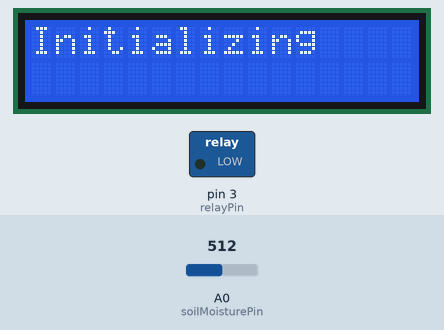
This sketch was run on a simulated Arduino Uno, built with avr-gcc and run on an emulated ATmega328P. Parts: 16×2 character LCD, switched loads named in the sketch (green lamp = pin HIGH). Inputs (shaded band) come from the test bench; at power-on: A0 (soilMoisturePin) = 512. What the sketch prints to the serial monitor is not drawn.

Above: at 2.1 s.
At 10.3 s:
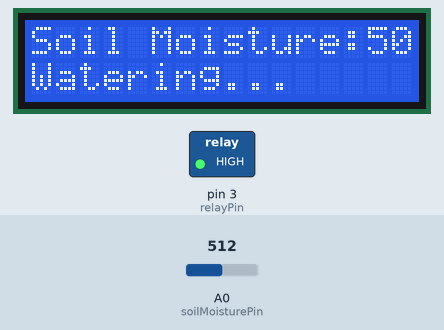
10.4 s: A0 (soilMoisturePin) set to 1013
At 16.5 s:
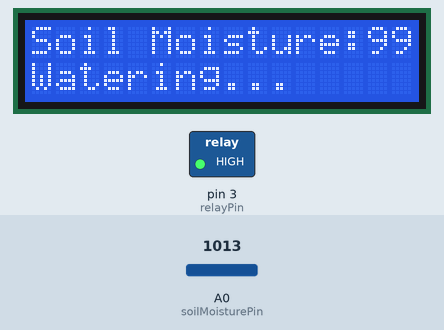
17.5 s: A0 (soilMoisturePin) set to 1023
At 21.8 s:
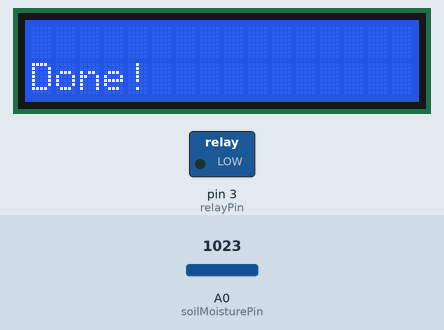
24.6 s: A0 (soilMoisturePin) set to 900
At 26.0 s:
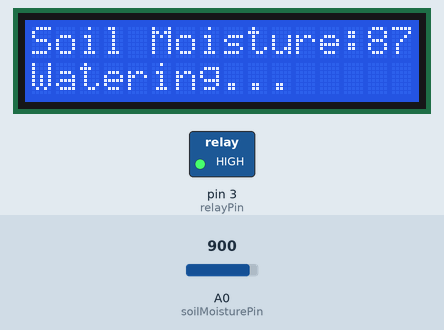
Timing chart, 0 to 37.1 s (numbered marks = the images above; inputs shaded):
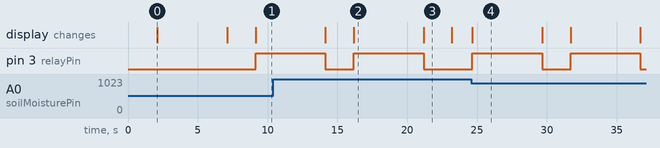

The sketch:

automatic_irrigation_system.ino
```cpp
#include <Wire.h>
#include <LiquidCrystal_I2C.h>

int soilMoisture = 0;
int moisturePercentage = 0;

// Define the pins
int soilMoisturePin = A0;   // Analog pin for soil moisture sensor
int relayPin = 3;           // Digital pin for the relay module

// Initialize the LCD
LiquidCrystal_I2C lcd(0x27, 16, 2);

void setup() {
  // Set the relay pin as output
  pinMode(relayPin, OUTPUT);

  // Initialize the LCD
  lcd.begin();
  lcd.setCursor(0, 0);
  lcd.print("Smart Irrigation");
  delay(2000);
  lcd.clear();

  lcd.setCursor(0, 0);
  lcd.print("Initializing ");
  delay(5000);
  lcd.clear();

  lcd.setCursor(0, 0);
  lcd.print("On");
  delay(2000);  // Display the initialization message for 2 seconds
  Serial.begin(9600);
  lcd.clear();

  // Read soil moisture level
  soilMoisture = analogRead(soilMoisturePin);

  // Map the moisture level to a range between 0 and 100
  moisturePercentage = map(soilMoisture, 0, 1023, 0, 100);

  // Print initial moisture level to Serial Monitor
  Serial.println(moisturePercentage);
}

void loop() {
  // Read soil moisture level
  soilMoisture = analogRead(soilMoisturePin);

  // Map the moisture level to a range between 0 and 100
  moisturePercentage = map(soilMoisture, 0, 1023, 0, 100);

  // Display moisture level on the LCD
  lcd.clear();
  lcd.setCursor(0, 0);
  lcd.print("Soil Moisture:");
  lcd.print(moisturePercentage);

  // Print moisture level to Serial Monitor
  Serial.print("Moisture Percentage: ");
  Serial.println(moisturePercentage);

  // Check if watering is needed
  if (moisturePercentage < 100) {
    lcd.setCursor(0, 1);
    lcd.print("Watering...");

    // Activate the relay (and, in turn, the water pump will light up)
    digitalWrite(relayPin, HIGH);

    // Simulate watering for 5 seconds (adjust as needed)
    delay(5000);
    lcd.clear();

    // Deactivate the relay (and, in turn, the water pump will shut down)
    digitalWrite(relayPin, LOW);

    lcd.setCursor(0, 1);
    lcd.print("Done!");
    delay(2000);

  } else if (moisturePercentage > 100) {  // Removed the extra semicolon
    // If moisture is sufficient, display "Off"
    lcd.setCursor(0, 1);
    lcd.print("Standby");
    delay(10000); // Delay for a longer period before the next reading
    digitalWrite(relayPin, LOW);
  }
}
```

Measured:
- the behaviour switches between 1022 and 1023 on A0 (soilMoisturePin) (found by bisection; images 2 and 3)
- after the input at 10.4 s, the display: first differs from a run without the input after 5.8 s (image 2)
- after the input at 17.5 s, pin 3 (relayPin): goes on until 21.2 s, then stays LOW
- after the input at 24.6 s, pin 3 (relayPin): alternates HIGH for 5.0 s and LOW for 2.0 s, starting after 0.06 s; the display: changes after 0.06 s (image 4)
- what the display in image 0 shows lasts 5.0 s, from 2.1 s to 7.1 s
- what the display in image 3 shows lasts 2.0 s, from 21.2 s to 23.2 s
